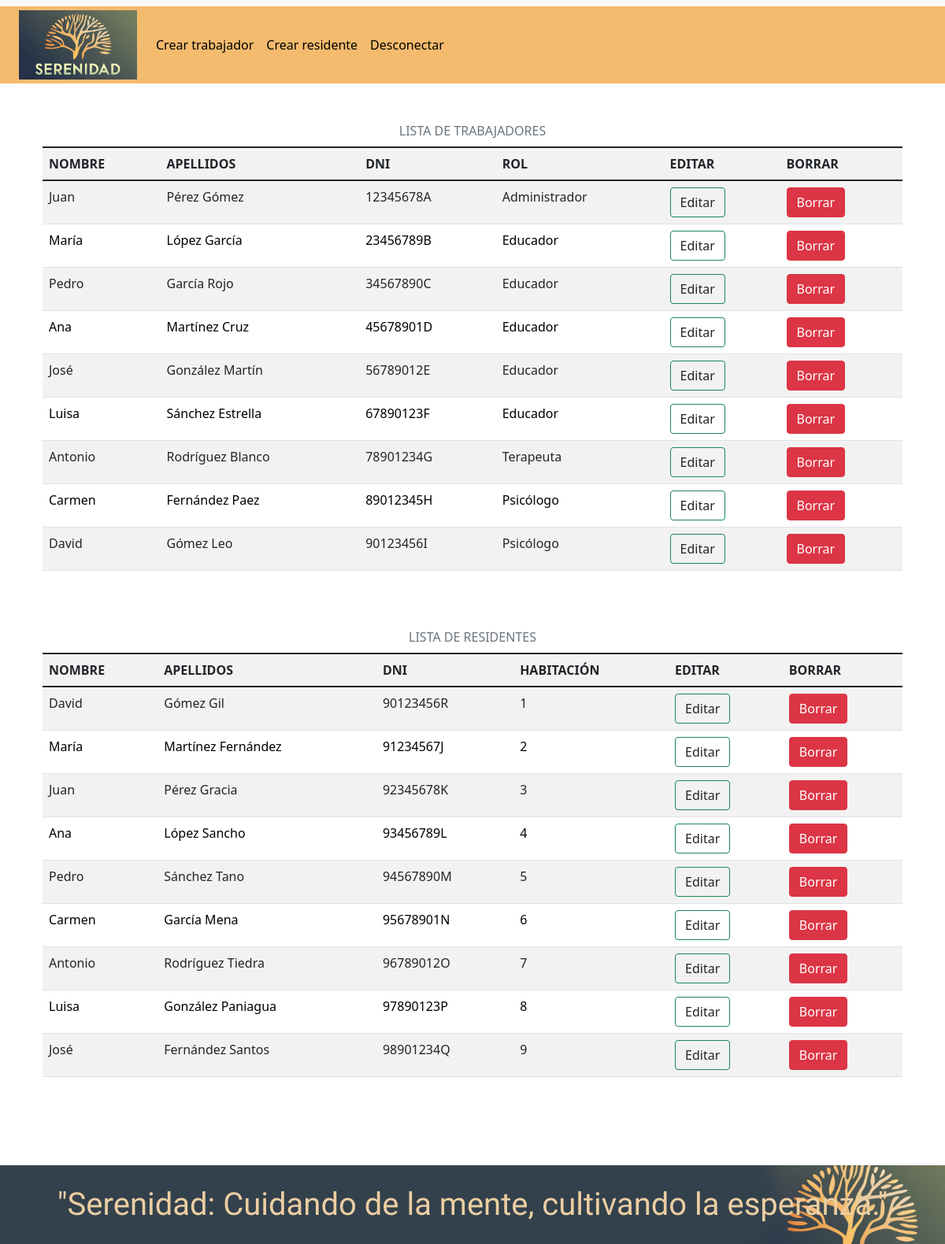
Screenshot of /admin.php (signed in) with the database file from the repository.
### tables this page shows
CREATE TABLE IF NOT EXISTS TRABAJADORES(
id_trabajador INT AUTO_INCREMENT PRIMARY KEY,
rol VARCHAR(50),
usuario VARCHAR(50),
pass VARCHAR(50),
dni_trabajador char(9) UNIQUE,
CONSTRAINT TRA_DNI_FK FOREIGN KEY (dni_trabajador) REFERENCES PERSONAS (dni_persona) ON DELETE CASCADE ON UPDATE CASCADE
);

CREATE TABLE IF NOT EXISTS PERSONAS (
dni_persona char(9) PRIMARY KEY,
nombre VARCHAR(50) NOT NULL,
apellidos VARCHAR(50) NOT NULL,
fecha_nacimiento date NOT NULL,
direccion VARCHAR(50) NOT NULL,
localidad VARCHAR(50) NOT NULL,
provincia VARCHAR(50) NOT NULL,
telefono char(9) NOT NULL,
email VARCHAR(50) NOT NULL
);

CREATE TABLE IF NOT EXISTS DEPENDIENTES (
id_dependiente INT AUTO_INCREMENT PRIMARY KEY,
nivel_dependencia VARCHAR(10),
num_habitacion INT UNIQUE,
familiar_referencia VARCHAR(50),
nombre_fam_referencia VARCHAR(50),
telefono_fam_referencia VARCHAR(50),
dni_dependiente char(9) NOT NULL,
CONSTRAINT DEP_DNI_FK FOREIGN KEY (dni_dependiente) REFERENCES PERSONAS (dni_persona) ON DELETE CASCADE ON UPDATE CASCADE
);

### admin.php (the view, shortened to what this page needs)
<?php
require_once('common/DB.php');
if (isset($_SESSION['rol'])) {
    $rol = $_SESSION['rol'];
    if ($rol == 'Administrador' || $rol == 'Administradora') {
        function mostrarTrabajadores()
        {
            $trabajadores = DB::obtieneListaTrabajadores();
            for ($i = 0; $i < count($trabajadores); $i++) {
                $elemento = $trabajadores[$i];
                echo "<form method='post' action='admin/actualizaTrabajador.php'>";
                echo "<tr>";
                echo "<td name='nombre'>" . $elemento['nombre'] . "</td>";
                echo "<td name='apellidos' value='" . $elemento['apellidos'] . "'>" . $elemento['apellidos'] . "</td>";
                echo "<td name='dni_persona'>" . $elemento['dni_persona'] . "</td>";
                echo "<td name='rol'>" . $elemento['rol'] . "</td>";
                echo "<td>";
                echo "<input type='submit' name='editar' value='Editar' class='btn border border-success'>";
                echo "</td>";
                echo "</form>";
                echo "<td>";
                echo "<form method='post' action=''>";
                echo "<input type='submit' name='borrar' value='Borrar' class='btn btn-danger' onclick='return confirm(\"¿Estás seguro de que quieres borrar esta persona?\");'>";
                echo "</form>";
                echo "</td>";
            }
        }
        function mostrarDependientes()
        {
            $dependientes = DB::obtieneListapeqDependientes();
            for ($i = 0; $i < count($dependientes); $i++) {
                $elemento = $dependientes[$i];
                echo "<form method='post' action='admin/actualizaPersonaDependiente.php'>";
                echo "<tr>";
                echo "<td name='nombre'>" . $elemento['nombre'] . "</td>";
                echo "<td name='apellidos' value='" . $elemento['apellidos'] . "'>" . $elemento['apellidos'] . "</td>";
                echo "<td name='dni_persona'>" . $elemento['dni_persona'] . "</td>";
                echo "<td name='habitacion'>" . $elemento['num_habitacion'] . "</td>";
                echo "<td>";
                echo "<input type='submit' name='editar' value='Editar' class='btn border border-success'>";
                echo "</td>";
                echo "</form>";
                echo "<td>";
                echo "<form method='post' action=''>";
                echo "<input type='submit' name='borrar' value='Borrar' class='btn btn-danger' onclick='return confirm(\"¿Estás seguro de que quieres borrar esta persona?\");'>";
                echo "</form>";
                echo "</td>";
            }
        }
        ?>
        <!DOCTYPE html>
        <html lang="en">
        <head>
            <link href="https://cdn.jsdelivr.net/npm/bootstrap@5.3.2/dist/css/bootstrap.min.css" rel="stylesheet"
>
            <link rel="stylesheet" href="/css/estilo.css">
        </head>
        <body>
        <nav class="navbar navbar-expand-lg bg-body-tertiary mb-5">
            <div class="container-fluid navbarSerenidad">
                <a class="navbar-brand" href="#"><img src="/img/ideogram2.jpg" alt="" class="logo"></a>
                <div class="collapse navbar-collapse" id="navbarSupportedContent">
                    <ul class="navbar-nav me-auto mb-2 mb-lg-0">
                        <li class="nav-item">
                            <a class="nav-link active" href="admin/crearTrabajador.php">Crear trabajador</a>
                        </li>
                        <li class="nav-item">
                            <a class="nav-link active" href="admin/crearPersonaDependiente.php">Crear residente</a>
                        </li>
                        <li class="nav-item">
                            <a class="nav-link active" href="logoff.php">Desconectar</a>
                        </li>
                    </ul>
                </div>
            </div>
        </nav>
        <main>
            <div class="container">
                <div class="row">
                    <div class="col-12">
                        <table class='table table-striped table-hover caption-top'>
                            <caption class="text-center">LISTA DE TRABAJADORES</caption>
                            <tr>
                                <th>NOMBRE</th>
                                <th>APELLIDOS</th>
                                <th>DNI</th>
                                <th>ROL</th>
                                <th>EDITAR</th>
                                <th>BORRAR</th>
                            </tr>
                            <?= mostrarTrabajadores(); ?>
                        </table>
                    </div>
                </div>
            </div>
            <div class="container my-5">
                <div class="row">
                    <div class="col-12">
                        <table class='table table-striped table-hover caption-top'>
                            <caption class="text-center">LISTA DE RESIDENTES</caption>
                            <tr>
                                <th>NOMBRE</th>
                                <th>APELLIDOS</th>
                                <th>DNI</th>
                                <th>HABITACIÓN</th>
                                <th>EDITAR</th>
                                <th>BORRAR</th>
                            </tr>
                            <?= mostrarDependientes(); ?>
                        </table>
                    </div>
                </div>
            </div>
        </main>
        <?php include "common/footer.php" ?>
        </body>
        </body>
        </html>
        <?php
    }
}
?>

### common/DB.php (shortened to what this page needs)
<!doctype html>
<html lang="en">
<head>
    <link href="https://cdn.jsdelivr.net/npm/bootstrap@5.1.3/dist/css/bootstrap.min.css" rel="stylesheet"
>
</head>
<?php
class DB
{
    protected static function getConnection()
    {
        try {
            $opc = array(PDO::MYSQL_ATTR_INIT_COMMAND => "SET NAMES utf8");
            $dsn = "mysql:host=localhost;dbname=serenidad";
            $usuario = 'root';
            $contrasena = 'root';
            $connection = new PDO($dsn, $usuario, $contrasena, $opc);
        } catch (Exception $error) {
            echo($error->getMessage());
        }
        return $connection;
    }
    protected static function ejecutaConsulta($sql)
    {
        try {
            $connection = self::getConnection();
            $resultado = null;
            if (isset($connection)) $resultado = $connection->query($sql);
            return $resultado;
        } catch (Exception $error) {
            echo($error->getMessage());
        }
    }
    public static function obtieneListaTrabajadores()
    {
        $sql = "SELECT p.dni_persona, p.nombre, p.apellidos, p.fecha_nacimiento, p.direccion, p.localidad, p.provincia, p.telefono, p.email, t.usuario, t.pass, t.rol, t.id_trabajador ";
        $sql .= "FROM personas p ";
        $sql .= "INNER JOIN trabajadores t ";
        $sql .= "ON p.dni_persona = t.dni_trabajador";
        $resultado = self::ejecutaConsulta($sql);
        $fila = "";
        if (isset($resultado)) {
            $fila = $resultado->fetchAll();
        }
        return $fila;
    }
    public static function obtieneListapeqDependientes()
    {
        $sql = "SELECT p.nombre, p.apellidos, p.dni_persona, d.num_habitacion ";
        $sql .= "FROM personas p ";
        $sql .= "INNER JOIN dependientes d ";
        $sql .= "ON p.dni_persona = d.dni_dependiente";
        $resultado = self::ejecutaConsulta($sql);
        $fila = "";
        if (isset($resultado)) {
            $fila = $resultado->fetchAll();
        }
        return $fila;
    }
}

### common/footer.php (shortened to what this page needs)
<!doctype html>
<html lang="en">
<head>
    <link href="https://cdn.jsdelivr.net/npm/bootstrap@5.1.3/dist/css/bootstrap.min.css" rel="stylesheet"
>
    <link rel="stylesheet" href="/css/estilo.css">
</head>
<footer class="mt-5">
    <p>"Serenidad: Cuidando de la mente, cultivando la esperanza."</p>
</footer>

### css/estilo.css (style rules this page uses)
a { text-decoration: none; }
ul { list-style: none; }
footer { background-image: url("../img/footer.jpg"); background-size: cover; background-repeat: no-repeat; background-position: center center; height: 100px; text-align: center; font-family: 'Tangerine', cursive; color: #eccea2; font-size: 2.5rem; line-height: 100px; position: absolute; width: 100%; }
.logo { width: 150px; }
.navbarSerenidad { background-color:#f4bb6e; margin-bottom: -1rem; }

### rows the page displays
trabajadores: dni_trabajador.nombre "Juan", dni_trabajador.apellidos "Pérez Gómez", dni_trabajador.dni_persona "12345678A", rol "Administrador"
trabajadores: dni_trabajador.nombre "María", dni_trabajador.apellidos "López García", dni_trabajador.dni_persona "23456789B", rol "Educador"
trabajadores: dni_trabajador.nombre "Pedro", dni_trabajador.apellidos "García Rojo", dni_trabajador.dni_persona "34567890C", rol "Educador"
trabajadores: dni_trabajador.nombre "Ana", dni_trabajador.apellidos "Martínez Cruz", dni_trabajador.dni_persona "45678901D", rol "Educador"
trabajadores: dni_trabajador.nombre "José", dni_trabajador.apellidos "González Martín", dni_trabajador.dni_persona "56789012E", rol "Educador"
trabajadores: dni_trabajador.nombre "Luisa", dni_trabajador.apellidos "Sánchez Estrella", dni_trabajador.dni_persona "67890123F", rol "Educador"
trabajadores: dni_trabajador.nombre "Antonio", dni_trabajador.apellidos "Rodríguez Blanco", dni_trabajador.dni_persona "78901234G", rol "Terapeuta"
trabajadores: dni_trabajador.nombre "Carmen", dni_trabajador.apellidos "Fernández Paez", dni_trabajador.dni_persona "89012345H", rol "Psicólogo"
trabajadores: dni_trabajador.nombre "David", dni_trabajador.apellidos "Gómez Leo", dni_trabajador.dni_persona "90123456I", rol "Psicólogo"
dependientes: dni_dependiente.nombre "David", dni_dependiente.apellidos "Gómez Gil", dni_dependiente.dni_persona "90123456R", num_habitacion "1"
dependientes: dni_dependiente.nombre "María", dni_dependiente.apellidos "Martínez Fernández", dni_dependiente.dni_persona "91234567J", num_habitacion "2"
dependientes: dni_dependiente.nombre "Juan", dni_dependiente.apellidos "Pérez Gracia", dni_dependiente.dni_persona "92345678K", num_habitacion "3"
dependientes: dni_dependiente.nombre "Ana", dni_dependiente.apellidos "López Sancho", dni_dependiente.dni_persona "93456789L", num_habitacion "4"
dependientes: dni_dependiente.nombre "Pedro", dni_dependiente.apellidos "Sánchez Tano", dni_dependiente.dni_persona "94567890M", num_habitacion "5"
dependientes: dni_dependiente.nombre "Carmen", dni_dependiente.apellidos "García Mena", dni_dependiente.dni_persona "95678901N", num_habitacion "6"
dependientes: dni_dependiente.nombre "Antonio", dni_dependiente.apellidos "Rodríguez Tiedra", dni_dependiente.dni_persona "96789012O", num_habitacion "7"
dependientes: dni_dependiente.nombre "Luisa", dni_dependiente.apellidos "González Paniagua", dni_dependiente.dni_persona "97890123P", num_habitacion "8"
dependientes: dni_dependiente.nombre "José", dni_dependiente.apellidos "Fernández Santos", dni_dependiente.dni_persona "98901234Q", num_habitacion "9"
